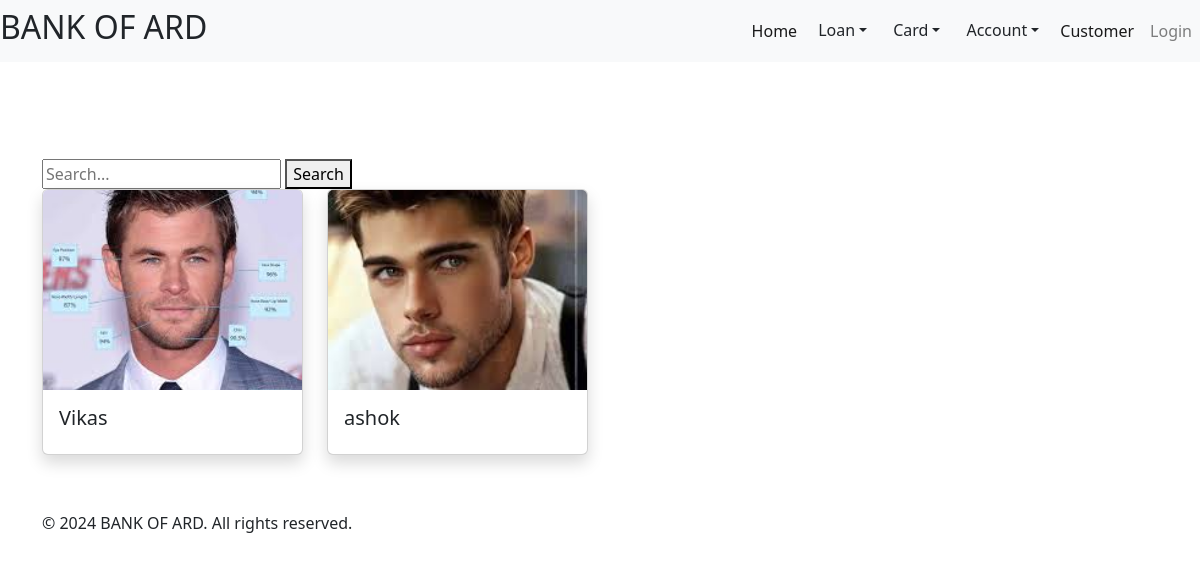
The page /rangelist/ on the database its author committed.
### ARD_BANK/models.py (models this page shows)
class Cunsumer(models.Model):
    GENDER_CHOICES = (
        ('M', 'Male'),
        ('F', 'Female'),
        ('O', 'Other'),
    )
    name = models.CharField(max_length=30)
    phone = models.BigIntegerField()
    account_no = models.BigIntegerField()
    dob = models.DateTimeField()
    addr = models.CharField(max_length=50)
    email = models.EmailField()
    image = models.ImageField(upload_to="images/")
    amount = models.FloatField()
    gender = models.CharField(max_length=1, choices=GENDER_CHOICES)
    document = models.FileField(upload_to="documents/")
    objects = models.Manager()
    customers = CustomeManager()

### ARD_BANK/views.py (the view)
# urls.py: path('rangelist/',views.customer_range),
def customer_range(request):
    queryset = Cunsumer.customers.get_customer_amount_range(10000,20000)
    context = {'obj': queryset}
    return render(request, 'Customer.html', context)

### ARD_BANK/models.py (called while the page is built)
    def get_customer_amount_range(self, r1, r2):
        return super().get_queryset().filter(amount__range=(r1, r2))

### ARD_BANK/templates/Customer.html (shortened to what this page needs)
<!DOCTYPE html>
{% load static %}
<html lang="en">
<head>
    {% include 'header.html'%}
    <link href="https://cdn.jsdelivr.net/npm/bootstrap@5.3.3/dist/css/bootstrap.min.css" rel="stylesheet">
</head>
<body>
    <br>
    <div class="container">
        <h1 class="text-center mb-4" style="color: white;">Customer Details</h1>
        <form method="GET" action="{% url 'search_view' %}">
            <input type="text" name="query" placeholder="Search...">
            <button type="submit">Search</button>
        <div class="row">
            {% for x in obj %}
            <div class="col-md-3 mb-3">
                <a href="{% url 'detail' x.id %}" class="card-link">
                    <div class="card shadow">
                        <img class="card-img-top" src="{{ x.image.url }}" alt="Image not found">
                        <div class="card-body">
                            <h5 class="card-title">{{ x.name }}</h5>
                        </div>
                    </div>
                </a>
            </div>
            {% endfor %}
        </div>
    </div>
{% include 'footer.html' %}
</body>
</html>

### ARD_BANK/static/style.css (style rules this page uses)
.container { max-width: 800px; margin: 0 auto; padding: 20px; }
.container h1 { font-size: 24px; margin-bottom: 10px; }

### ARD_BANK/templates/header.html (style rules this page uses)
h1,h2,p { color: rgb(27, 27, 27); }

### ARD_BANK/templates/Customer.html (style rules this page uses)
.card-link { text-decoration: none; color: #f8ecec; transition: all 0.3s ease-in-out; }
.card { box-shadow: 0 0 20px rgba(0, 0, 0, 0.1); }
.card-img-top { height: 200px; object-fit: cover; }

### rows shown on the page
Cunsumer: image (picture), name "Vikas"
Cunsumer: image (picture), name "ashok"
